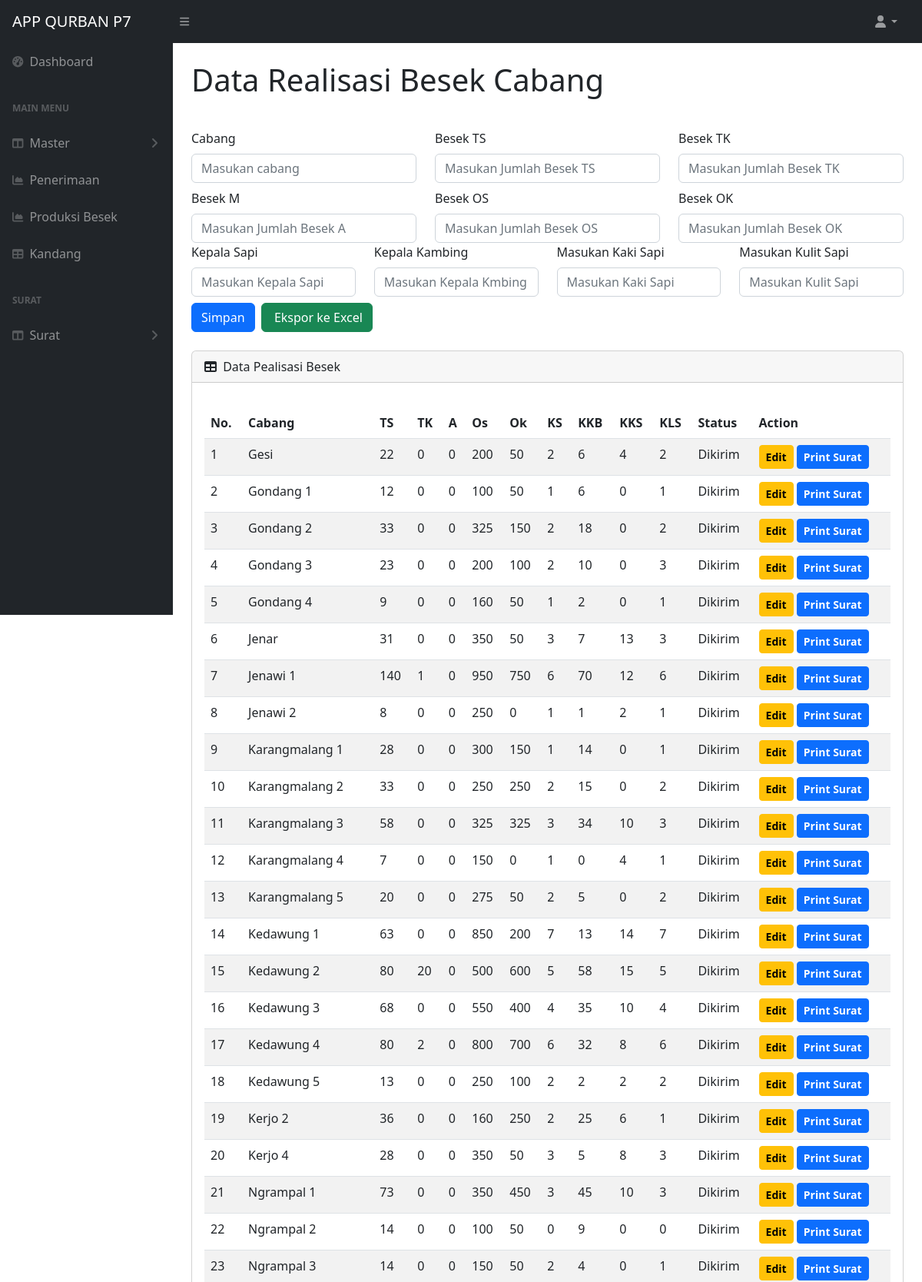
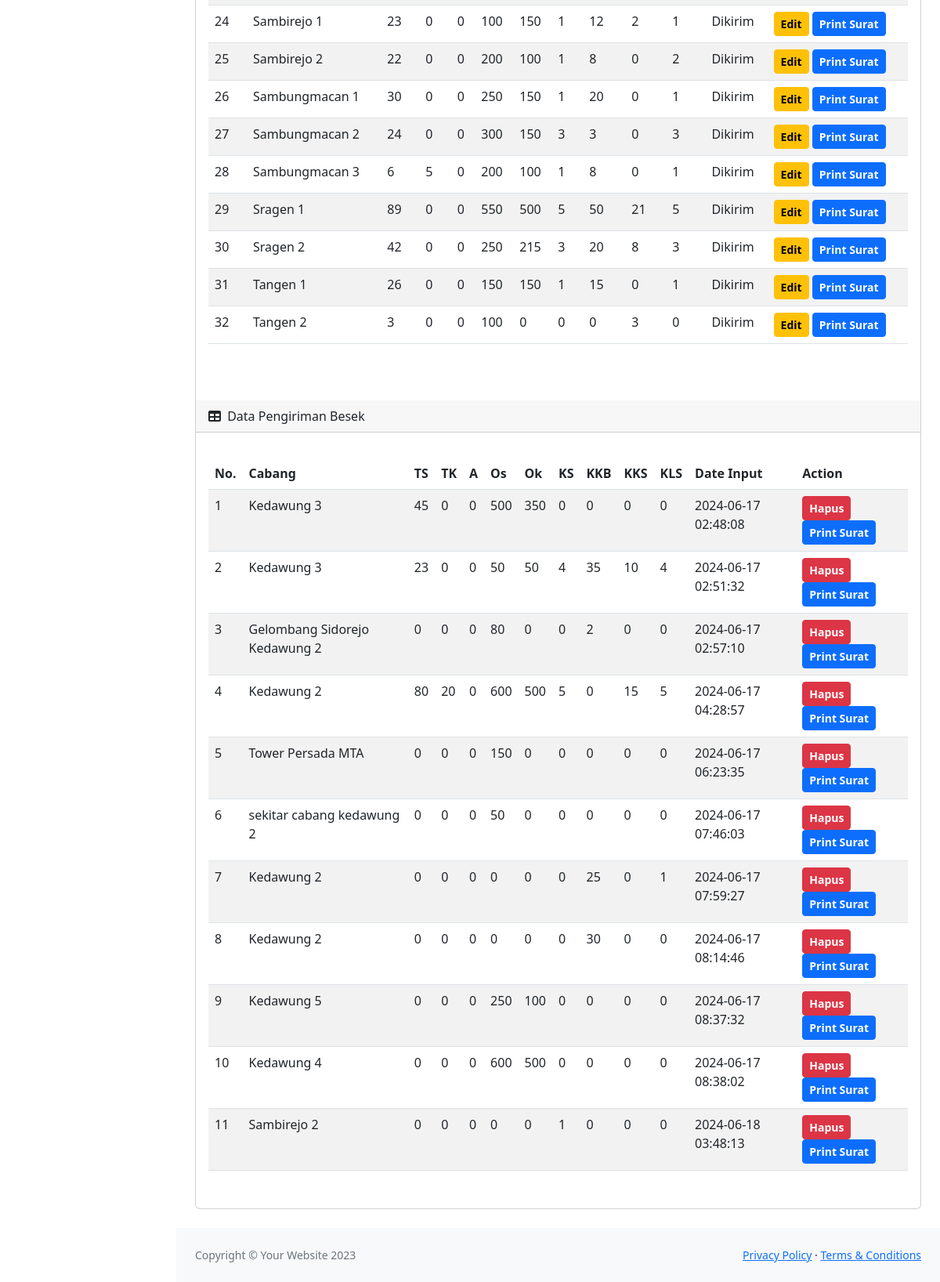
Screenshot of /app/kirim_besek.php (signed in) with the database file from the repository (2 pictures, top to bottom).
### tables this page shows
CREATE TABLE `realisasi_besek` (
  `id` int(11) NOT NULL AUTO_INCREMENT,
  `cabang` varchar(255) DEFAULT NULL,
  `ts` int(11) DEFAULT NULL,
  `tk` int(11) DEFAULT NULL,
  `a` int(11) DEFAULT NULL,
  `os` int(11) DEFAULT NULL,
  `ok` int(11) DEFAULT NULL,
  `ks` int(11) DEFAULT NULL,
  `kb` int(11) DEFAULT NULL,
  `kks` int(11) DEFAULT NULL,
  `kls` int(11) DEFAULT NULL,
  `realisasi` varchar(255) DEFAULT 'Belum',
  `info_kirim` varchar(255) DEFAULT NULL,
  `date_input` datetime DEFAULT NULL,
  PRIMARY KEY (`id`)
);

CREATE TABLE `permohonan_besek` (
  `id` int(11) NOT NULL AUTO_INCREMENT,
  `cabang` varchar(255) DEFAULT NULL,
  `p_ts` int(11) DEFAULT NULL,
  `p_tk` int(11) DEFAULT NULL,
  `p_a` int(11) DEFAULT NULL,
  `p_os` int(11) DEFAULT NULL,
  `p_ok` int(11) DEFAULT NULL,
  `p_ks` int(11) DEFAULT NULL,
  `p_kb` int(11) DEFAULT NULL,
  `p_kks` int(11) DEFAULT NULL,
  `p_kls` int(11) DEFAULT NULL,
  `info` varchar(255) DEFAULT 'Belum',
  `date_input` datetime DEFAULT NULL,
  PRIMARY KEY (`id`)
);

CREATE TABLE `permintaan` (
  `id` int(11) NOT NULL AUTO_INCREMENT,
  `cabang` varchar(255) DEFAULT NULL,
  `ts` int(11) DEFAULT NULL,
  `tk` int(11) DEFAULT NULL,
  `a` int(11) DEFAULT NULL,
  `os` int(11) DEFAULT NULL,
  `ok` int(11) DEFAULT NULL,
  `ks` int(11) DEFAULT NULL,
  `kb` int(11) DEFAULT NULL,
  `kks` int(11) DEFAULT NULL,
  `kls` int(11) DEFAULT NULL,
  `date_input` datetime DEFAULT current_timestamp(),
  PRIMARY KEY (`id`)
);

### app/controler/db/controler.php (called while the page is built, shortened)
<?php
function query($query)
{
    global $koneksi;
    $result = mysqli_query($koneksi, $query);
    $rows = [];
    while ($row = mysqli_fetch_assoc($result)) {
        $rows[] = $row;
    }
    return $rows;
}
$view_permintaan = query("SELECT * FROM permintaan ORDER BY date_input ASC");
$join_realisasi = "SELECT * FROM realisasi_besek JOIN dataqurban2024 ON realisasi_besek.cabang = dataqurban2024.cabang JOIN permohonan_besek on permohonan_besek.cabang = realisasi_besek.cabang";
$realisasi = mysqli_query($koneksi, $join_realisasi);

### app/kirim_besek.php (the view, shortened to what this page needs)
<?php
require 'controler/db/db.php';
require 'controler/db/controler.php';
?>
<!DOCTYPE html>
<html lang="en">
    <head>
        <link href="https://cdn.jsdelivr.net/npm/simple-datatables@7.1.2/dist/style.min.css" rel="stylesheet" />
        <link href="../css/styles.css" rel="stylesheet" />
    </head>
    <body class="sb-nav-fixed">
        <?php
    include 'navbar-top.php';
    ?>
        <div id="layoutSidenav">
            <div id="layoutSidenav_content">
                <?php
    include 'navbar.php';
    ?>
                <main>
                    <div class="container-fluid px-4">
                        <h1 class="mt-4">Data Realisasi Besek Cabang</h1>
                        <br>
                        <div class="col-md">
                            <form action="" method="post" enctype="multipart/form-data">
                                <div class="my-2">
                                    <div class="row">
                                        <div class="col">
                                            <label for="cabang" class="form-label">Cabang</label>
                                            <input type="text" class="form-control" placeholder="Masukan cabang"
                                                id="cabang" name="cabang">
                                        </div>
                                        <div class="col">
                                            <label for="ts" class="form-label">Besek TS</label>
                                            <input type="text" class="form-control"
                                                placeholder="Masukan Jumlah Besek TS" id="ts" name="ts">
                                        </div>
                                        <div class="col">
                                            <label for="tk" class="form-label">Besek TK</label>
                                            <input type="text" class="form-control"
                                                placeholder="Masukan Jumlah Besek TK" id="tk" name="tk">
                                        </div>
                                    </div>
                                </div>
                                <div class="my-2">
                                    <div class="row">
                                        <div class="col">
                                            <label for="a" class="form-label">Besek M</label>
                                            <input type="text" class="form-control" placeholder="Masukan Jumlah Besek A"
                                                id="a" name="a">
                                        </div>
                                        <div class="col">
                                            <label for="os" class="form-label">Besek OS</label>
                                            <input type="text" class="form-control"
                                                placeholder="Masukan Jumlah Besek OS" id="os" name="os">
                                        </div>
                                        <div class="col">
                                            <label for="ok" class="form-label">Besek OK</label>
                                            <input type="text" class="form-control"
                                                placeholder="Masukan Jumlah Besek OK" id="ok" name="ok">
                                        </div>
                                    </div>
                                    <div class="row">
                                        <div class="col">
                                            <label for="ks" class="form-label">Kepala Sapi</label>
                                            <input type="text" class="form-control" placeholder="Masukan Kepala Sapi"
                                                id="ks" name="ks">
                                        </div>
                                        <div class="col">
                                            <label for="kb" class="form-label">Kepala Kambing</label>
                                            <input type="text" class="form-control" placeholder="Masukan Kepala Kmbing"
                                                id="kb" name="kb">
                                        </div>
                                        <div class="col">
                                            <label for="kks" class="form-label">Masukan Kaki Sapi</label>
                                            <input type="text" class="form-control" placeholder="Masukan Kaki Sapi"
                                                id="kks" name="kks">
                                        </div>
                                        <div class="col">
                                            <label for="kls" class="form-label">Masukan Kulit Sapi</label>
                                            <input type="text" class="form-control" placeholder="Masukan Kulit Sapi"
                                                id="kls" name="kls">
                                        </div>
                                    </div>
                                </div>
                                <button type="submit" class="btn btn-primary" name="simpan">Simpan</button>
                                <a href="export.php" target="_blank" class="btn btn-success ms-1">&nbsp;Ekspor ke Excel</a>
                            </form>
                        </div>
                        <br>
                        <div class="card mb-4">
                            <div class="card-header">
                                <i class="fas fa-table me-1"></i>
                                Data Pealisasi Besek
                            </div>
                            <div class="card-body">
                                <div class="row my-3">
                                    <div class="col-md">
                                        <table id="datatablesSimple"
                                            class="table table-striped table-responsive table-hover text-left"
                                            style="width:100%">
                                            <thead>
                                                <tr>
                                                    <th>No.</th>
                                                    <th>Cabang</th>
                                                    <th>TS</th>
                                                    <th>TK</th>
                                                    <th>A</th>
                                                    <th>Os</th>
                                                    <th>Ok</th>
                                                    <th>KS</th>
                                                    <th>KKB</th>
                                                    <th>KKS</th>
                                                    <th>KLS</th>
                                                    <th>Status</th>
                                                    <th>Action</th>
                                                </tr>
                                            </thead>
                                            <tbody>
                                                <?php $no = 1; ?>
                                                <?php foreach ($realisasi as $row) : ?>
                                                <tr>
                                                    <td><?= $no++; ?></td>
                                                    <td><?= $row['cabang']; ?></td>
                                                    <td><?= $row['ts']; ?></td>
                                                    <td><?= $row['tk']; ?></td>
                                                    <td><?= $row['a']; ?></td>
                                                    <td><?= $row['os']; ?></td>
                                                    <td><?= $row['ok']; ?></td>
                                                    <td><?= $row['ks']; ?></td>
                                                    <td><?= $row['kb']; ?></td>
                                                    <td><?= $row['kks']; ?></td>
                                                    <td><?= $row['kls']; ?></td>
                                                    <td><?= $row['info_kirim']; ?></td>
                                                    <td>
                                                        <a><?php include 'controler/kirim_besek.php'; ?></a>
                                                    </td>
                                                </tr>
                                                <?php endforeach; ?>
                                            </tbody>
                                        </table>
                                    </div>
                                </div>
                            </div>
                            <br>
                            <div class="card-header">
                                <i class="fas fa-table me-1"></i>
                                Data Pengiriman Besek
                            </div>
                            <div class="card-body">
                                <div class="row my-3">
                                    <div class="col-md">
                                        <table id="datatablesSimple"
                                            class="table table-striped table-responsive table-hover text-left"
                                            style="width:100%">
                                            <thead>
                                                <tr>
                                                    <th>No.</th>
                                                    <th>Cabang</th>
                                                    <th>TS</th>
                                                    <th>TK</th>
                                                    <th>A</th>
                                                    <th>Os</th>
                                                    <th>Ok</th>
                                                    <th>KS</th>
                                                    <th>KKB</th>
                                                    <th>KKS</th>
                                                    <th>KLS</th>
                                                    <th>Date Input</th>
                                                    <th>Action</th>
                                                </tr>
                                            </thead>
                                            <tbody>
                                                <?php $no = 1; ?>
                                                <?php foreach ($view_permintaan as $row) : ?>
                                                <tr>
                                                    <td><?= $no++; ?></td>
                                                    <td><?= $row['cabang']; ?></td>
                                                    <td><?= $row['ts']; ?></td>
                                                    <td><?= $row['tk']; ?></td>
                                                    <td><?= $row['a']; ?></td>
                                                    <td><?= $row['os']; ?></td>
                                                    <td><?= $row['ok']; ?></td>
                                                    <td><?= $row['ks']; ?></td>
                                                    <td><?= $row['kb']; ?></td>
                                                    <td><?= $row['kks']; ?></td>
                                                    <td><?= $row['kls']; ?></td>
                                                    <td><?= $row['date_input']; ?></td>
                                                    <td>
                                                        <a href="controler/data_delet.php?id_permintaan=<?= $row['id']; ?>"
                                                            class="btn btn-danger btn-sm" style="font-weight: 600;"
                                                            onclick="return confirm('Apakah anda yakin ingin menghapus data <?= $row['cabang']; ?> ?');">Hapus</a>
                                                        <a href="controler/template/permintaan.php?id=<?= $row['id']; ?>"
                                                            class=" btn btn-primary btn-sm" style="font-weight: 600;"
                                                            target="_BLANK"><i class="bi bi-pencil-square"></i>Print
                                                            Surat</a>
                                                    </td>
                                                </tr>
                                                <?php endforeach; ?>
                                            </tbody>
                                        </table>
                                    </div>
                                </div>
                            </div>
                        </div>
                    </div>
                </main>
                <footer class="py-4 bg-light mt-auto">
                    <div class="container-fluid px-4">
                        <div class="d-flex align-items-center justify-content-between small">
                            <div class="text-muted">Copyright &copy; Your Website 2023</div>
                            <div>
                                <a href="#">Privacy Policy</a>
                                &middot;
                                <a href="#">Terms &amp; Conditions</a>
                            </div>
                        </div>
                    </div>
                </footer>
            </div>
        </div>
    </body>
</html>

### app/controler/kirim_besek.php (shortened to what this page needs)
<a class=" btn btn-warning btn-sm" style="font-weight: 600;" data-toggle="modal"
    data-target="#edit<?php echo $row['id']; ?>"><i class="bi bi-pencil-square"></i>Edit</a>
<a href="controler/template/kirim_besek.php?id=<?= $row['id']; ?>" class=" btn btn-primary btn-sm"
    style="font-weight: 600;" target="_BLANK"><i class="bi bi-pencil-square"></i>Print Surat</a>

### rows the page displays
realisasi_besek: permohonan_besek.cabang "Gesi", ts "22", tk "0", a "0", os "200", ok "50", ks "2", kb "6", kks "4", kls "2", info_kirim "Dikirim"
realisasi_besek: permohonan_besek.cabang "Gondang 1", ts "12", tk "0", a "0", os "100", ok "50", ks "1", kb "6", kks "0", kls "1", info_kirim "Dikirim"
realisasi_besek: permohonan_besek.cabang "Gondang 2", ts "33", tk "0", a "0", os "325", ok "150", ks "2", kb "18", kks "0", kls "2", info_kirim "Dikirim"
realisasi_besek: permohonan_besek.cabang "Gondang 3", ts "23", tk "0", a "0", os "200", ok "100", ks "2", kb "10", kks "0", kls "3", info_kirim "Dikirim"
realisasi_besek: permohonan_besek.cabang "Gondang 4", ts "9", tk "0", a "0", os "160", ok "50", ks "1", kb "2", kks "0", kls "1", info_kirim "Dikirim"
realisasi_besek: permohonan_besek.cabang "Jenar", ts "31", tk "0", a "0", os "350", ok "50", ks "3", kb "7", kks "13", kls "3", info_kirim "Dikirim"
realisasi_besek: permohonan_besek.cabang "Jenawi 1", ts "140", tk "1", a "0", os "950", ok "750", ks "6", kb "70", kks "12", kls "6", info_kirim "Dikirim"
realisasi_besek: permohonan_besek.cabang "Jenawi 2", ts "8", tk "0", a "0", os "250", ok "0", ks "1", kb "1", kks "2", kls "1", info_kirim "Dikirim"
realisasi_besek: permohonan_besek.cabang "Karangmalang 1", ts "28", tk "0", a "0", os "300", ok "150", ks "1", kb "14", kks "0", kls "1", info_kirim "Dikirim"
realisasi_besek: permohonan_besek.cabang "Karangmalang 2", ts "33", tk "0", a "0", os "250", ok "250", ks "2", kb "15", kks "0", kls "2", info_kirim "Dikirim"
realisasi_besek: permohonan_besek.cabang "Karangmalang 3", ts "58", tk "0", a "0", os "325", ok "325", ks "3", kb "34", kks "10", kls "3", info_kirim "Dikirim"
realisasi_besek: permohonan_besek.cabang "Karangmalang 4", ts "7", tk "0", a "0", os "150", ok "0", ks "1", kb "0", kks "4", kls "1", info_kirim "Dikirim"
realisasi_besek: permohonan_besek.cabang "Karangmalang 5", ts "20", tk "0", a "0", os "275", ok "50", ks "2", kb "5", kks "0", kls "2", info_kirim "Dikirim"
realisasi_besek: permohonan_besek.cabang "Kedawung 1", ts "63", tk "0", a "0", os "850", ok "200", ks "7", kb "13", kks "14", kls "7", info_kirim "Dikirim"
realisasi_besek: permohonan_besek.cabang "Kedawung 2", ts "80", tk "20", a "0", os "500", ok "600", ks "5", kb "58", kks "15", kls "5", info_kirim "Dikirim"
realisasi_besek: permohonan_besek.cabang "Kedawung 3", ts "68", tk "0", a "0", os "550", ok "400", ks "4", kb "35", kks "10", kls "4", info_kirim "Dikirim"
realisasi_besek: permohonan_besek.cabang "Kedawung 4", ts "80", tk "2", a "0", os "800", ok "700", ks "6", kb "32", kks "8", kls "6", info_kirim "Dikirim"
realisasi_besek: permohonan_besek.cabang "Kedawung 5", ts "13", tk "0", a "0", os "250", ok "100", ks "2", kb "2", kks "2", kls "2", info_kirim "Dikirim"
realisasi_besek: permohonan_besek.cabang "Kerjo 2", ts "36", tk "0", a "0", os "160", ok "250", ks "2", kb "25", kks "6", kls "1", info_kirim "Dikirim"
realisasi_besek: permohonan_besek.cabang "Kerjo 4", ts "28", tk "0", a "0", os "350", ok "50", ks "3", kb "5", kks "8", kls "3", info_kirim "Dikirim"
realisasi_besek: permohonan_besek.cabang "Ngrampal 1", ts "73", tk "0", a "0", os "350", ok "450", ks "3", kb "45", kks "10", kls "3", info_kirim "Dikirim"
realisasi_besek: permohonan_besek.cabang "Ngrampal 2", ts "14", tk "0", a "0", os "100", ok "50", ks "0", kb "9", kks "0", kls "0", info_kirim "Dikirim"
realisasi_besek: permohonan_besek.cabang "Ngrampal 3", ts "14", tk "0", a "0", os "150", ok "50", ks "2", kb "4", kks "0", kls "1", info_kirim "Dikirim"
realisasi_besek: permohonan_besek.cabang "Sambirejo 1", ts "23", tk "0", a "0", os "100", ok "150", ks "1", kb "12", kks "2", kls "1", info_kirim "Dikirim"
realisasi_besek: permohonan_besek.cabang "Sambirejo 2", ts "22", tk "0", a "0", os "200", ok "100", ks "1", kb "8", kks "0", kls "2", info_kirim "Dikirim"
realisasi_besek: permohonan_besek.cabang "Sambungmacan 1", ts "30", tk "0", a "0", os "250", ok "150", ks "1", kb "20", kks "0", kls "1", info_kirim "Dikirim"
realisasi_besek: permohonan_besek.cabang "Sambungmacan 2", ts "24", tk "0", a "0", os "300", ok "150", ks "3", kb "3", kks "0", kls "3", info_kirim "Dikirim"
realisasi_besek: permohonan_besek.cabang "Sambungmacan 3", ts "6", tk "5", a "0", os "200", ok "100", ks "1", kb "8", kks "0", kls "1", info_kirim "Dikirim"
realisasi_besek: permohonan_besek.cabang "Sragen 1", ts "89", tk "0", a "0", os "550", ok "500", ks "5", kb "50", kks "21", kls "5", info_kirim "Dikirim"
realisasi_besek: permohonan_besek.cabang "Sragen 2", ts "42", tk "0", a "0", os "250", ok "215", ks "3", kb "20", kks "8", kls "3", info_kirim "Dikirim"
realisasi_besek: permohonan_besek.cabang "Tangen 1", ts "26", tk "0", a "0", os "150", ok "150", ks "1", kb "15", kks "0", kls "1", info_kirim "Dikirim"
realisasi_besek: permohonan_besek.cabang "Tangen 2", ts "3", tk "0", a "0", os "100", ok "0", ks "0", kb "0", kks "3", kls "0", info_kirim "Dikirim"
permintaan: cabang "Kedawung 3", ts "45", tk "0", a "0", os "500", ok "350", ks "0", kb "0", kks "0", kls "0", date_input "2024-06-17 02:48:08"
permintaan: cabang "Kedawung 3", ts "23", tk "0", a "0", os "50", ok "50", ks "4", kb "35", kks "10", kls "4", date_input "2024-06-17 02:51:32"
permintaan: cabang "Gelombang Sidorejo Kedawung 2", ts "0", tk "0", a "0", os "80", ok "0", ks "0", kb "2", kks "0", kls "0", date_input "2024-06-17 02:57:10"
permintaan: cabang "Kedawung 2", ts "80", tk "20", a "0", os "600", ok "500", ks "5", kb "0", kks "15", kls "5", date_input "2024-06-17 04:28:57"
permintaan: cabang "Tower Persada MTA", ts "0", tk "0", a "0", os "150", ok "0", ks "0", kb "0", kks "0", kls "0", date_input "2024-06-17 06:23:35"
permintaan: cabang "sekitar cabang kedawung 2", ts "0", tk "0", a "0", os "50", ok "0", ks "0", kb "0", kks "0", kls "0", date_input "2024-06-17 07:46:03"
permintaan: cabang "Kedawung 2", ts "0", tk "0", a "0", os "0", ok "0", ks "0", kb "25", kks "0", kls "1", date_input "2024-06-17 07:59:27"
permintaan: cabang "Kedawung 2", ts "0", tk "0", a "0", os "0", ok "0", ks "0", kb "30", kks "0", kls "0", date_input "2024-06-17 08:14:46"
permintaan: cabang "Kedawung 5", ts "0", tk "0", a "0", os "250", ok "100", ks "0", kb "0", kks "0", kls "0", date_input "2024-06-17 08:37:32"
permintaan: cabang "Kedawung 4", ts "0", tk "0", a "0", os "600", ok "500", ks "0", kb "0", kks "0", kls "0", date_input "2024-06-17 08:38:02"
permintaan: cabang "Sambirejo 2", ts "0", tk "0", a "0", os "0", ok "0", ks "1", kb "0", kks "0", kls "0", date_input "2024-06-18 03:48:13"
